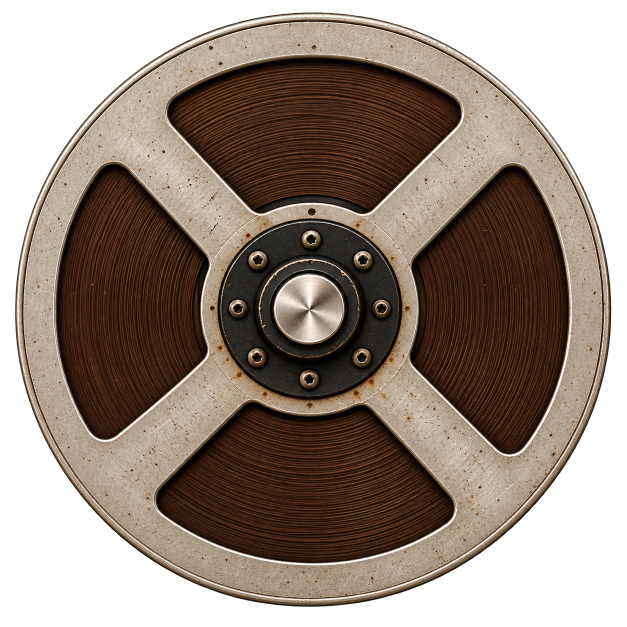
#> input picture assets_src/reel_a.png, 1254 x 1254 px (shown at 1/2 size); its folder holds 8 pictures in this run
$ python gen_assets.py
#> lines starting #> are read from the running program, lines starting #| are printed output that depends on the picture; after the words box and inside, x2 and y2 are one past the last pixel; in counts of white or black regions, pixels touching at a corner belong together
#!/usr/bin/env python3
"""
Builds all GUI bitmaps for the Dubasco Tape Echo plugin from the source
artwork in assets_src/ and writes Source/Layout.h with every control position.

Run:  python3 -I tools/gen_assets.py   (needs Pillow, numpy, opencv-python-headless)

Coordinate system: the plugin's "design space" is DESIGN_W x DESIGN_H pixels.
The top TOPBAR_H pixels are the preset/toolbar strip (drawn in code), the rest
is background.png (the mockup + the extra "dub section" row).
"""
import math, os, random, json
import numpy as np
import cv2
from PIL import Image, ImageDraw, ImageFont, ImageFilter, ImageChops

ROOT = os.path.dirname(os.path.dirname(os.path.abspath(__file__)))
SRC = os.path.join(ROOT, "assets_src")
OUT = os.path.join(ROOT, "Resources", "images")
FONT_SEMI = os.path.join(ROOT, "Resources", "fonts", "Oswald-SemiBold.ttf")
FONT_MED = os.path.join(ROOT, "Resources", "fonts", "Oswald-Medium.ttf")
os.makedirs(OUT, exist_ok=True)

random.seed(7)
np.random.seed(7)

CREAM = (234, 196, 142)
DARK_TXT = (22, 20, 16)
MOCK_CUT = 978          # mockup rows [0, MOCK_CUT) are used, then the dub row, then the bottom wood
EXT_H = 300
TOPBAR_H = 56
BG_W = 1536
BG_H = MOCK_CUT + EXT_H + (1024 - MOCK_CUT)
DESIGN_W, DESIGN_H = BG_W, BG_H + TOPBAR_H

KNOB_START_DEG, KNOB_END_DEG = -135.0, 135.0


def load(name):
    return Image.open(os.path.join(SRC, name)).convert("RGBA")


def font(size, semi=True):
    return ImageFont.truetype(FONT_SEMI if semi else FONT_MED, size)


# [6 lines left out: function bright_centroid, not called in this run]


def crop_square(im, cx, cy, half):
    return im.crop((int(round(cx - half)), int(round(cy - half)), int(round(cx + half)), int(round(cy + half))))


def save(im, name, size=None):
    if size:
        im = im.resize(size, Image.LANCZOS)
    im.save(os.path.join(OUT, name), optimize=True)
    return im


# ----------------------------------------------------------------------------- sprites
layout = {}


def make_round_sprite(src, name, out_px, centre=None):
    im = load(src)
    a = np.asarray(im)[..., 3]
    ys, xs = np.nonzero(a > 128)
    if centre is None:
        cx, cy = (xs.min() + xs.max()) / 2.0, (ys.min() + ys.max()) / 2.0
    else:
        cx, cy = centre
    half = max(cx - xs.min(), xs.max() - cx, cy - ys.min(), ys.max() - cy) + 2
    sq = crop_square(im, cx, cy, half)
    save(sq, name, (out_px, out_px))
    # radius of the visible disc relative to sprite half-size
    return float((xs.max() - xs.min()) / 2.0 / half)


# reels: rotate around the hub
rA = make_round_sprite("reel_a.png", "reel_a.png", 800, (625.0, 617.5))
#> in load, returned value is the input picture: PIL image 1254x1254 RGBA; mean R, G, B, A 78.8, 63.8, 52.4, 178.1
#> in make_round_sprite, `half = max(cx - xs.min(), xs.max() - cx, cy - ys.min(), ys.max() - cy)..`: half = 598
#> rA = 0.996
rB = make_round_sprite("reel_b.png", "reel_b.png", 800, (625.3, 621.3))
#> call 2 of load, with name = 'reel_b.png'
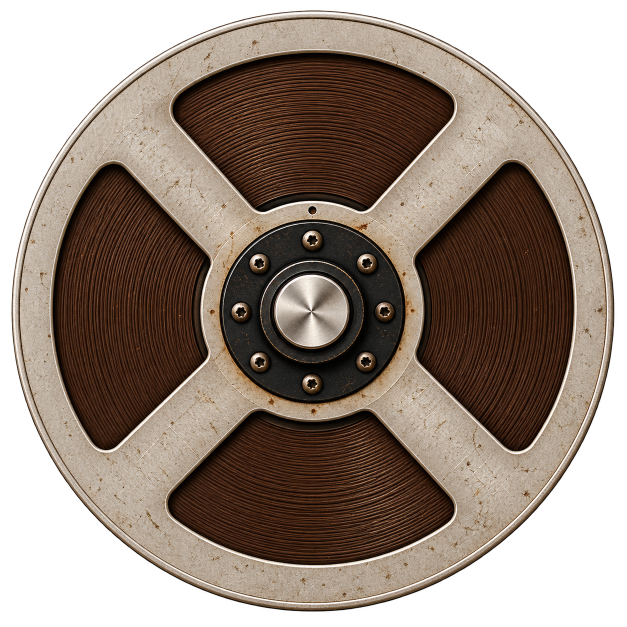
#> input picture assets_src/reel_b.png, 1254 x 1254 px (shown at 1/2 size)
#> in load, returned value is the input picture: PIL image 1254x1254 RGBA; mean R, G, B, A 82.9, 68.6, 57.9, 181.7
#> rB = 0.996

knob_fill = {}
for k in ["knob_large", "knob_medium", "knob_small"]:
    im = load(k + ".png")
#> call 3 of load, with name = 'knob_large.png'
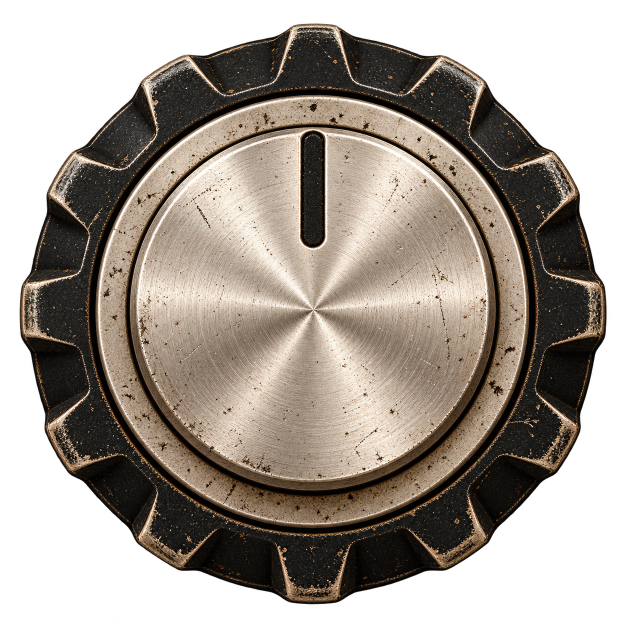
#> input picture assets_src/knob_large.png, 1254 x 1254 px (shown at 1/2 size)
#> in load, returned value is the input picture: PIL image 1254x1254 RGBA; mean R, G, B, A 77.6, 69.2, 60.6, 165.2
    a = np.asarray(im)[..., 3]
    ys, xs = np.nonzero(a > 128)
    cx, cy = (xs.min() + xs.max()) / 2.0, (ys.min() + ys.max()) / 2.0
#> cx = 625.5; cy = 627
    knob_fill[k] = make_round_sprite(k + ".png", k + ".png", 320, (cx, cy))
#> pass 2 of the loop `for k in ["knob_large", "knob_medium", "knob_small"]:`:
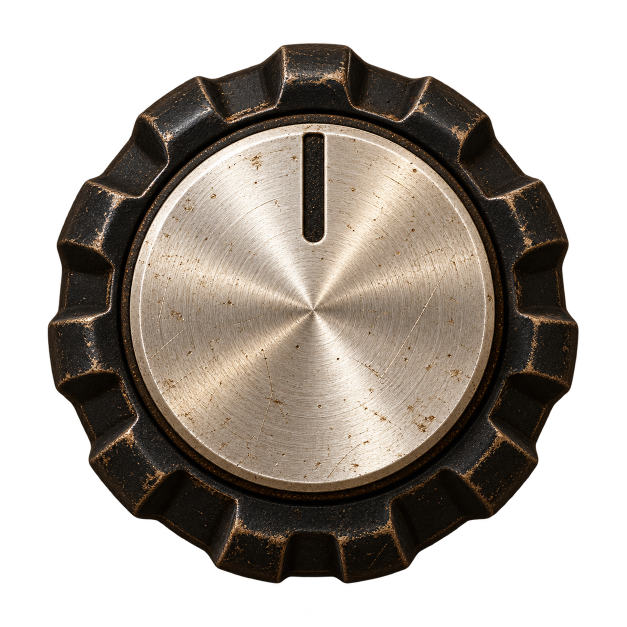
#> input picture assets_src/knob_medium.png, 1254 x 1254 px (shown at 1/2 size)
#> in load, returned value is the input picture: PIL image 1254x1254 RGBA; mean R, G, B, A 60.1, 53, 45.8, 139.2
#> `a = np.asarray(im)[..., 3]`:
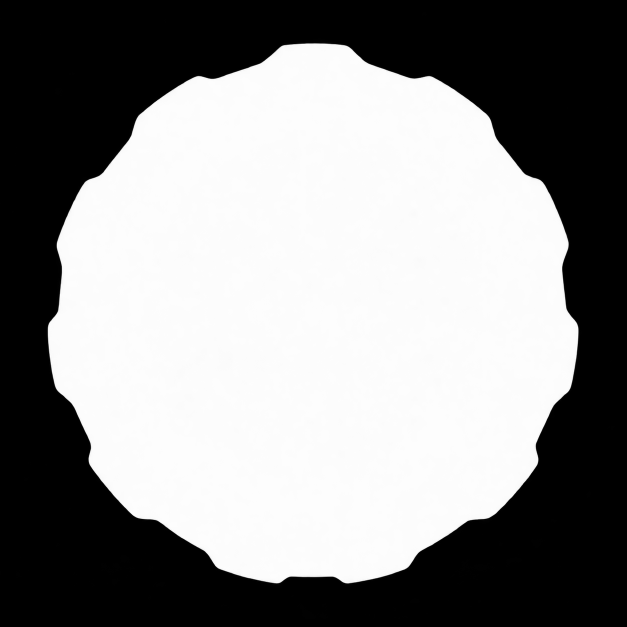
#> a: shape (1254, 1254) (shown at 1/2 size); min 0, max 255, mean 139.2
#> `cx, cy = (xs.min() + xs.max()) / 2.0, (ys.min() + ys.max()) / 2.0`: cx = 626; cy = 626.5
#> in save (call 4), `im = im.resize(size, Image.LANCZOS)`:
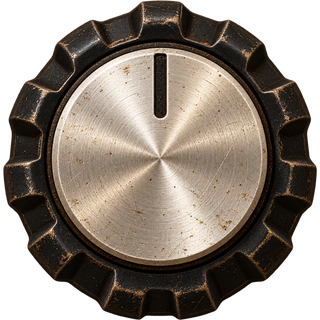
#> im: PIL image 320x320 RGBA; mean R, G, B, A 80.6, 70.9, 61.2, 186.5; transparent parts drawn white
#> pass 3 of the loop `for k in ["knob_large", "knob_medium", "knob_small"]:`:
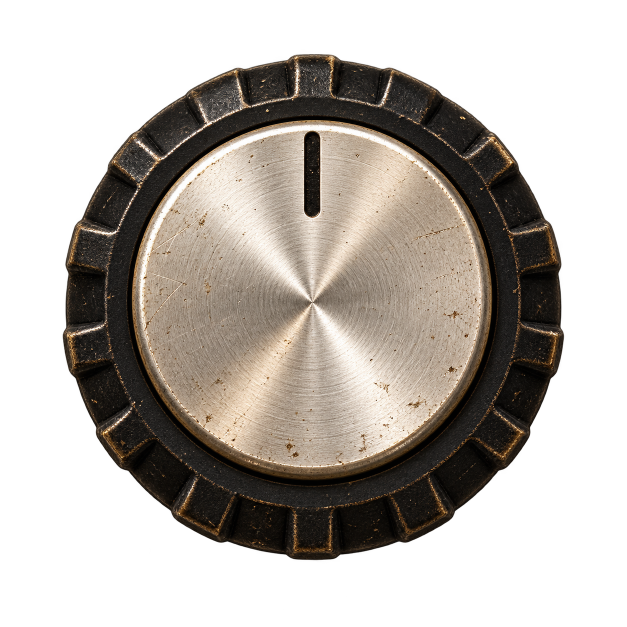
#> input picture assets_src/knob_small.png, 1254 x 1254 px (shown at 1/2 size)
#> in load, returned value is the input picture: PIL image 1254x1254 RGBA; mean R, G, B, A 57.3, 51.6, 45.5, 126
#> `a = np.asarray(im)[..., 3]`:
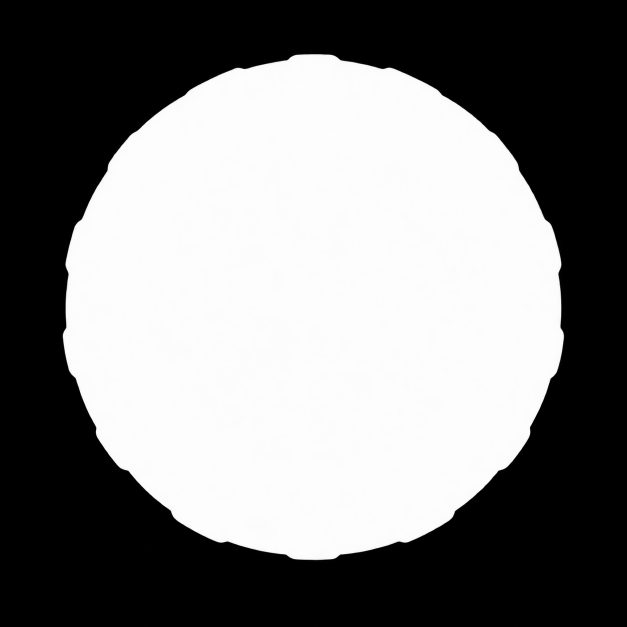
#> a: shape (1254, 1254) (shown at 1/2 size); min 0, max 255, mean 126
#> `cx, cy = (xs.min() + xs.max()) / 2.0, (ys.min() + ys.max()) / 2.0`: cy = 614
#> in save (call 5), `im = im.resize(size, Image.LANCZOS)`:
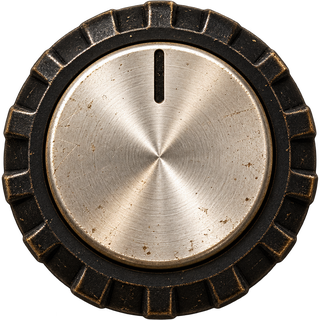
#> im: PIL image 320x320 RGBA; mean R, G, B, A 87.6, 78.8, 69.4, 192.8; transparent parts drawn white

# lamp on / off
lamp = load("lamp.png")
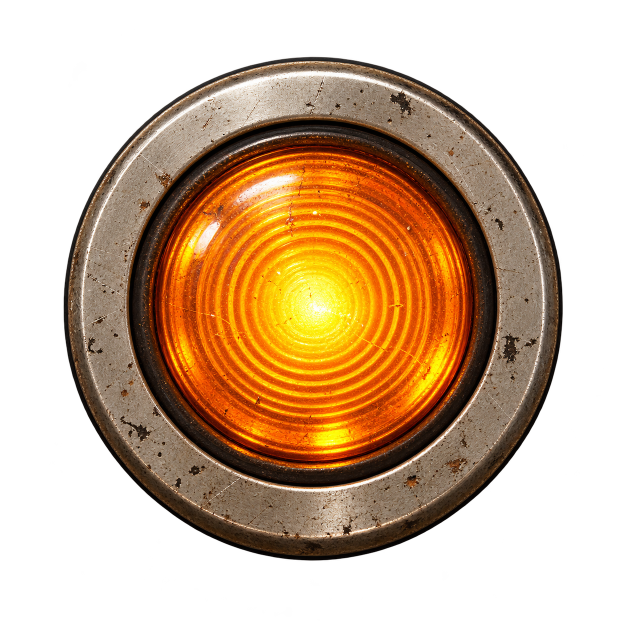
#> input picture assets_src/lamp.png, 1254 x 1254 px (shown at 1/2 size)
#> in load, returned value is the input picture: PIL image 1254x1254 RGBA; mean R, G, B, A 79.2, 51.7, 24.5, 126.4
a = np.asarray(lamp)[..., 3]
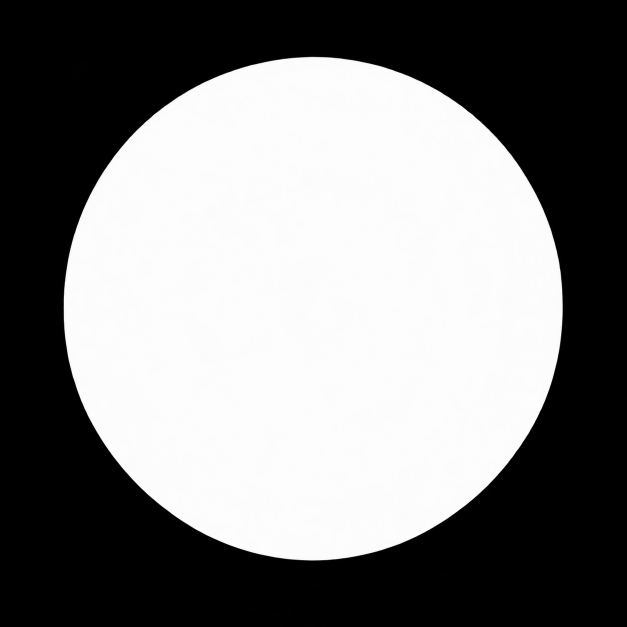
#> a: shape (1254, 1254) (shown at 1/2 size); min 0, max 255, mean 126.4
ys, xs = np.nonzero(a > 128)
lcx, lcy = (xs.min() + xs.max()) / 2.0, (ys.min() + ys.max()) / 2.0
#> lcx = 626; lcy = 617
half = max(xs.max() - lcx, lcy - ys.min(), ys.max() - lcy, lcx - xs.min()) + 2
#> half = 505
lamp_sq = crop_square(lamp, lcx, lcy, half).resize((240, 240), Image.LANCZOS)
lamp_sq.save(os.path.join(OUT, "lamp_on.png"), optimize=True)
arr = np.asarray(lamp_sq).astype(float)
h, w = arr.shape[:2]
#> h = 240; w = 240
yy, xx = np.mgrid[0:h, 0:w]
rr = np.hypot(xx - w / 2, yy - h / 2) / (w / 2)
lens = np.clip((0.70 - rr) / 0.05, 0, 1)            # 1 inside the lens
rgb = arr[..., :3]
grey = rgb.mean(-1, keepdims=True)
off_lens = np.concatenate([grey * 0.42 + 18, grey * 0.22 + 8, grey * 0.12 + 4], -1)   # dark amber glass
rgb2 = rgb * (1 - lens[..., None]) + off_lens * lens[..., None]
off = np.concatenate([rgb2, arr[..., 3:]], -1).clip(0, 255).astype(np.uint8)
Image.fromarray(off, "RGBA").save(os.path.join(OUT, "lamp_off.png"), optimize=True)

# lever switch: split into a static base plate and a rotating lever
lev = load("lever.png")
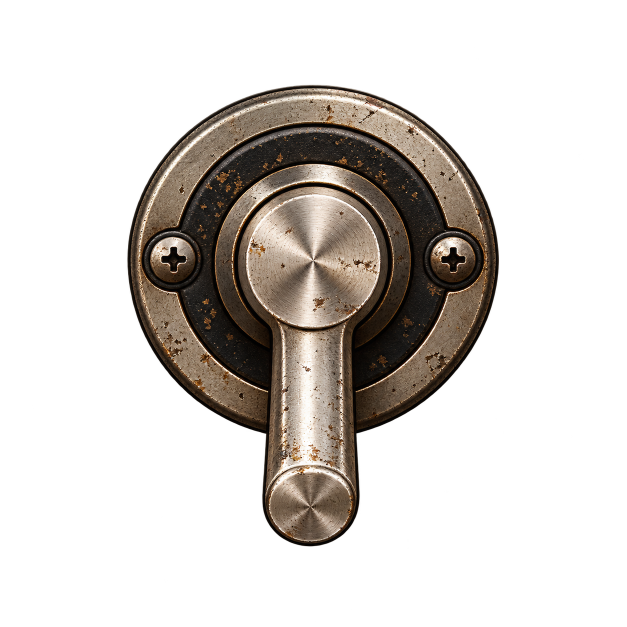
#> input picture assets_src/lever.png, 1254 x 1254 px (shown at 1/2 size)
#> in load, returned value is the input picture: PIL image 1254x1254 RGBA; mean R, G, B, A 30.6, 26.2, 22.1, 72.1
LPX, LPY = 627.0, 517.0                 # pivot (centre of hub and of base plate)
la = np.asarray(lev).astype(np.uint8).copy()
H, W = la.shape[:2]
#> H = 1254; W = 1254
yy, xx = np.mgrid[0:H, 0:W]
hub = np.hypot(xx - LPX, yy - LPY) < 150
bat = (np.abs(xx - LPX) < 104) & (yy > LPY) & (yy < 1100)
lever_mask = (hub | bat) & (la[..., 3] > 0)
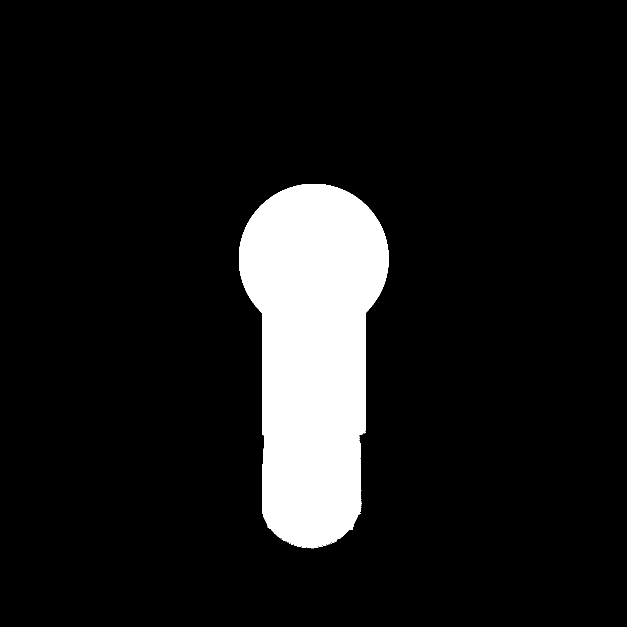
#> lever_mask: shape (1254, 1254) bool (shown at 1/2 size); 9.9% white; 10 white regions (9 under 20 px), largest, box (x1, y1, x2, y2) and area: (478, 368, 777, 1097) 155224
lever_layer = la.copy()
lever_layer[..., 3] = np.where(lever_mask, la[..., 3], 0)
#> lever_layer: shape (1254, 1254, 4); 19.17% of pixels changed, all inside (x1, y1, x2, y2) = (0, 20, 1218, 1254)
base = la.copy()
rot = cv2.warpAffine(la, cv2.getRotationMatrix2D((LPX, LPY), 180, 1.0), (W, H), flags=cv2.INTER_LINEAR)
fill = bat & ~hub
base[fill] = rot[fill]
#> base: shape (1254, 1254, 4); 5.38% of pixels changed, all inside (x1, y1, x2, y2) = (524, 627, 731, 1097)
plate_r = 372
outside = np.hypot(xx - LPX, yy - LPY) > plate_r
base[..., 3] = np.where(outside & fill, 0, base[..., 3])
half = 380
Image.fromarray(base, "RGBA").crop((int(LPX - half), int(LPY - half), int(LPX + half), int(LPY + half))).resize((300, 300), Image.LANCZOS).save(os.path.join(OUT, "lever_base.png"), optimize=True)
# lever sprite: square around pivot, big enough for the bat (reaches y ~1093 => 576 px below pivot)
half_l = 590
ll = Image.fromarray(lever_layer, "RGBA")
canvas = Image.new("RGBA", (2 * half_l, 2 * half_l), (0, 0, 0, 0))
#> canvas: PIL image 1180x1180 RGBA; every value is 0
canvas.paste(ll.crop((int(LPX - half_l), int(LPY - half_l), int(LPX + half_l), int(LPY + half_l))), (0, 0))
canvas.resize((400, 400), Image.LANCZOS).save(os.path.join(OUT, "lever_arm.png"), optimize=True)
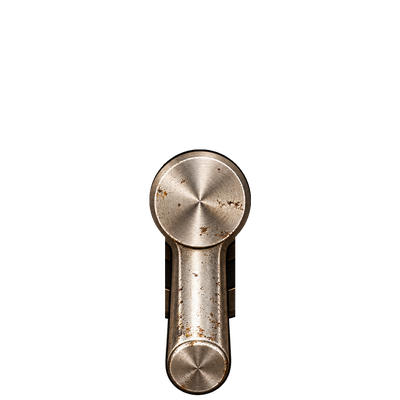
#> saved as lever_arm.png: PIL image 400x400 RGBA; mean R, G, B, A 16, 14, 12.2, 27.9; transparent parts drawn white
LEVER_BASE_HALF, LEVER_ARM_HALF = half, half_l   # ratio arm/base sprite sizes

# toggle: split into bat (above the collar) and nut
#> (the run stopped early here; a loop or call above may not have finished)
